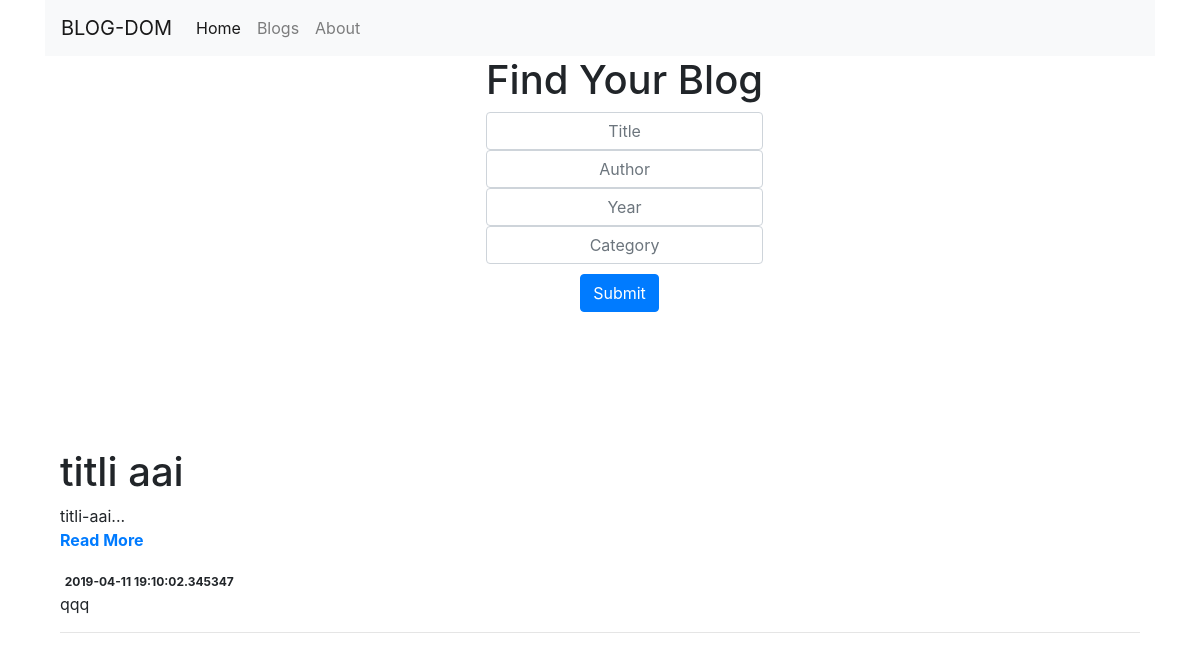
Before: / with the older database file.
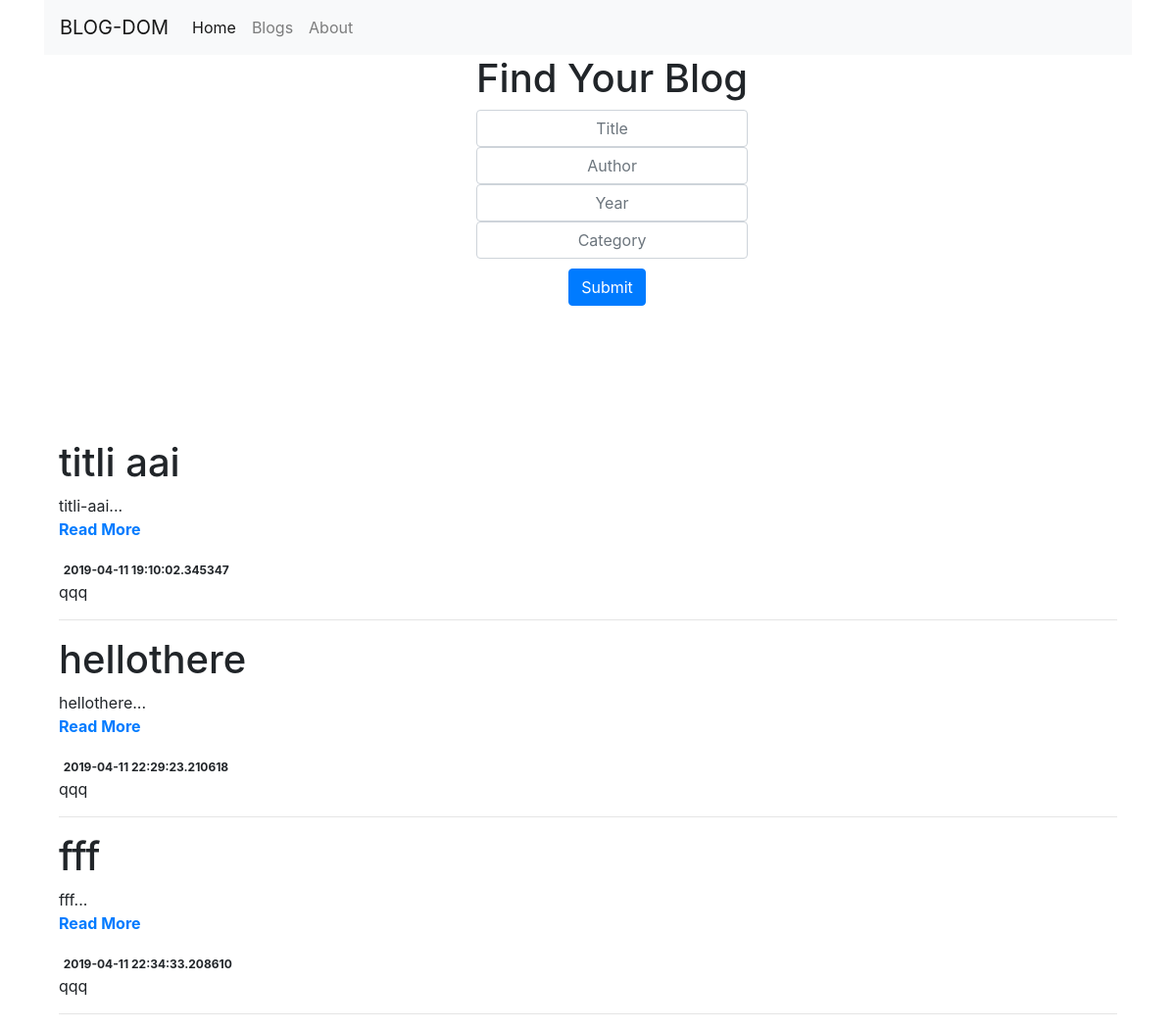
After: the same page with the newer database file.
### tables this page shows
CREATE TABLE blog (_id integer AUTO_INCREMENT NOT NULL, title varchar(64) NOT NULL,
        slug varchar(32) NOT NULL, body text NOT NULL, date text, username varchar(16) NOT NULL,
        PRIMARY KEY (_id), FOREIGN KEY(username) REFERENCES users(username));

### flaskr/app.py (the view)
@app.route('/')
def index():
    with sqlite3.connect(DATABASE) as c:
        cur = c.cursor()
        cur.execute('SELECT * FROM blog ORDER BY date LIMIT 10;')
        blogs = cur.fetchall()
        print(blogs)
        return render_template('index.html',blogs=blogs)
        c.close()

### flaskr/templates/index.html (shortened to what this page needs)
<!DOCTYPE html>
<html lang="en" dir="ltr">
  <head>
    <link rel="stylesheet" href="..assets/css/style.css">
<link rel="stylesheet" href="https://stackpath.bootstrapcdn.com/bootstrap/4.3.1/css/bootstrap.min.css">
<link rel="stylesheet" href="https://use.fontawesome.com/releases/v5.8.1/css/all.css">
</head>
  <body>
    <div class="container">
    <nav class="navbar navbar-expand-lg navbar-light bg-light">
    <a class="navbar-brand" href="#">BLOG-DOM</a>
    <div class="collapse navbar-collapse" id="navbarNav">
      <ul class="navbar-nav">
        <li class="nav-item active">
          <a class="nav-link" href="#">Home <span class="sr-only">(current)</span></a>
        </li>
        <li class="nav-item">
          <a class="nav-link" href="#">Blogs</a>
        </li>
        <li class="nav-item">
          <a class="nav-link" href="#">About</a>
        </li>
      </ul>
    </div>
  </nav>
  </div>
  <div class="container">
      <div class="row">
          <div class="col-xs-12" style="margin-left:40%;">
            <h1 class="text-center">Find Your Blog</h1>
            <form action="">
  		    <div class="form-group">
                  <input type="text" class="form-control text-center" style="padding:10px;" name="title" placeholder="Title">
                  <input type="text" class="form-control text-center" style="padding:10px;" name="author" placeholder="Author">
                  <input type="text" class="form-control text-center" style="padding:10px;" name="year" placeholder="Year">
                  <input type="text" class="form-control text-center" style="padding:10px;" name="categoryr" placeholder="Category">
                  <span class="form-group-btn">
                      <input class="btn btn-primary text-center" style="margin-left:34%;margin-top:10px;" type="submit">
                  </span>
              </div>
              </form>
          </div>
  	</div>
  </div>
<div class="container" style="margin-top:10%;">
<div class="col-md-12">
  {% for blog in blogs %}
    <h1>{{blog[1]}}</h1>
    <p>{{blog[2]}}...<br><a href="#"><b>Read More</b></a></p>
    <div>
<span class="badge">{{ blog[4] }}</span><div class="pull-right"><span class="label label-default">{{ blog[5] }}</span>
     </div>
    <hr>
  {% endfor %}
</div>
</div>
  </body>
</html>

Changed rows visible on the page:
added blog: title "hellothere", slug "hellothere", date "2019-04-11 22:29:23.210618", username "qqq"
added blog: title "fff", slug "fff", date "2019-04-11 22:34:33.208610", username "qqq"
